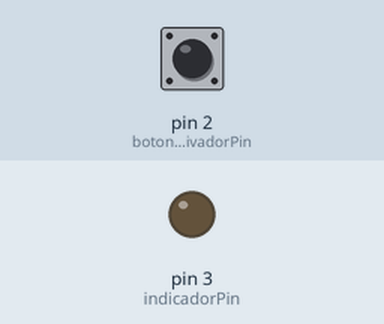
The sketch below on a simulated Arduino Uno, built with avr-gcc and run on an emulated ATmega328P. Parts: output pins drawn as LEDs (lit = HIGH). Inputs (shaded band) come from the test bench; at power-on: pin 2 (botonActivadorPin) LOW.

Above: at 1.2 s.
1.3 s: pin 2 (botonActivadorPin) pulsed HIGH 2 times (0.12 s each, 0.3 s apart)
At 2.0 s:
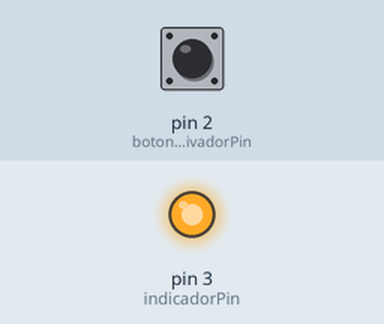
Timing chart, 0 to 4.3 s (numbered marks = the images above; inputs shaded):
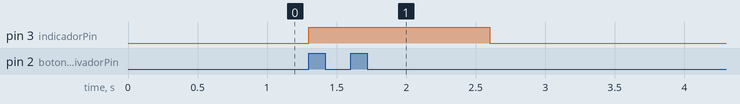

The sketch:

Intermitente_v2.ino
```cpp
#include <Arduino.h>

const int botonActivadorPin = 2; // El pin digital al que está conectado el botón
const int indicadorPin = 3;      // El pin digital al que está conectado el indicador LED

volatile boolean accagain = false;
volatile int activado = 0;
unsigned long previousTime = 0;
unsigned long interval = 1000; // Intervalo de parpadeo de 1 segundo

void setup() {
  pinMode(botonActivadorPin, INPUT);
  pinMode(indicadorPin, OUTPUT);

  attachInterrupt(digitalPinToInterrupt(botonActivadorPin), activarIntermitente, RISING);

  Serial.begin(9600);
}

void loop() {
  // Verificar si ha pasado suficiente tiempo para cambiar el estado del indicador LED
  unsigned long currentTime = millis();
  if (currentTime - previousTime >=  1000) {
    digitalWrite(indicadorPin,LOW); // Cambiar el estado del LED
  }
}

void activarIntermitente() {
  if (activado >= 1) {
    accagain = true;
  }
  digitalWrite(indicadorPin, HIGH);
  activado += 1;
  previousTime = millis(); // Inicializar previousTime al activar el LED
}
```

Measured:
- after the input at 1.3 s, pin 3 (indicadorPin): LOW → HIGH at once, → LOW 1.3 s later
